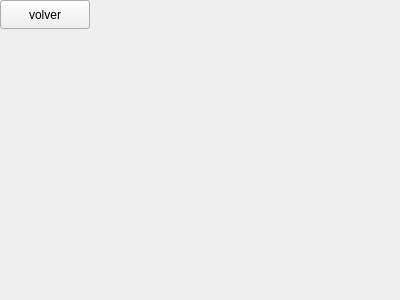
<?xml version="1.0" encoding="UTF-8"?>
<ui version="4.0">
 <class>BMX</class>
 <widget class="QWidget" name="BMX">
  <property name="geometry">
   <rect>
    <x>0</x>
    <y>0</y>
    <width>400</width>
    <height>300</height>
   </rect>
  </property>
  <property name="windowTitle">
   <string>Form</string>
  </property>
  <widget class="QPushButton" name="pushButton">
   <property name="geometry">
    <rect>
     <x>0</x>
     <y>0</y>
     <width>90</width>
     <height>29</height>
    </rect>
   </property>
   <property name="text">
    <string>volver</string>
   </property>
  </widget>
 </widget>
 <resources/>
 <connections/>
</ui>
